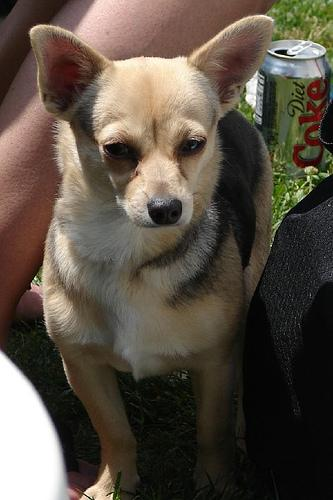
#> input picture SmallDB/Images/n02085620-Chihuahua/n02085620_10074.jpg, 333 x 500 px; its folder holds only this picture in this run
$ python -i Script05_ColorPreprocessing.py   (imports and definitions only)
#> lines starting #> are read from the running program, lines starting #| are printed output that depends on the picture
### code/Script01_PreprocessingExploration.py
#### Import necessary libraries
# General libraries
import os
import random  # Random number generators
import xml.etree.ElementTree as ET  # For parsing XML like documents
# Numerical libraries
import numpy as np

# Visualisation
import matplotlib.pyplot as plt
import matplotlib.colors as mcolors

# Learning
from sklearn.preprocessing import MinMaxScaler, StandardScaler
from sklearn.decomposition import PCA
from sklearn.model_selection import train_test_split
from sklearn.metrics import confusion_matrix, ConfusionMatrixDisplay, hamming_loss
from sklearn.neighbors import KNeighborsClassifier

# Image processing
import skimage.io as io  # image I/O routines
from skimage.transform import rescale, resize
from skimage.filters import sobel, sobel_h, sobel_v, gaussian

# We will add some macros to facilitate work later on. This is often good practice...
# Adapt here if you changed your workspace
##########################################
## Useful Macros & Parameters
##########################################
SCRIPT_DIR = os.path.dirname(os.path.abspath(__file__))
PROJECT_DIR = os.path.join(SCRIPT_DIR, '..')

PATH_TO_DB = os.path.join(PROJECT_DIR, 'SmallDB')
IMG_DB = 'Images'
ANNOT_DB = 'Annotation'
IMG_FULL = os.path.join(PATH_TO_DB, IMG_DB)

TARGET_SIZE = (64, 64)

FIGS = os.path.join(PROJECT_DIR, 'figures')
os.makedirs(FIGS, exist_ok=True)

DATA_DIR = PROJECT_DIR
os.makedirs(DATA_DIR, exist_ok=True)


##########################################
## 1. Load Dataset
##########################################

# [109 lines left out: functions read_img, read_db, entropy, entropy_breeds, plot_barplot, plot_images, not called in this run]


def extract_bounding_box(fname):
    """Parses Pascal VOC XML files to retrieve object bounding coordinates."""
    tree = ET.parse(fname)
    root = tree.getroot()

    xmin = int(root.find('object/bndbox/xmin').text)
    ymin = int(root.find('object/bndbox/ymin').text)
    xmax = int(root.find('object/bndbox/xmax').text)
    ymax = int(root.find('object/bndbox/ymax').text)

    return xmin, xmax, ymin, ymax


def read_and_crop(n_value, dog_breed, fname, TO_DB=PATH_TO_DB, color=True):
    """Reads source image alongside its XML bounding box data to crop target."""
    img = io.imread(os.path.join(TO_DB, IMG_DB, f"{n_value}-{dog_breed}", fname), as_gray=not color)
    base_name = os.path.splitext(fname)[0]
    bndbox_name = os.path.join(TO_DB, ANNOT_DB, f"{n_value}-{dog_breed}", base_name)

    xmin, xmax, ymin, ymax = extract_bounding_box(bndbox_name)
    dog = img[ymin:ymax + 1, xmin:xmax + 1]

    return img, dog


def read_and_crop_db(subset_dogs=None, TO_DB=PATH_TO_DB, color=True):
    """Processes entire dataset, returning original and isolated target sub-arrays."""
    label_names = dict()
    next_label = 0
    labels = []
    images = []
    dogs = []

    img_root = os.path.join(TO_DB, IMG_DB)
    if not os.path.exists(img_root):
        return None, None, None, None

    for subdir in sorted(os.listdir(img_root)):
        if '-' not in subdir:
            continue
        n_value, dog_breed = subdir.split('-', 1)

        if subset_dogs and dog_breed not in subset_dogs:
            continue

        label_names[next_label] = dog_breed
        nb_img = 0

        for img_file in os.listdir(os.path.join(img_root, subdir)):
            img, dog = read_and_crop(n_value, dog_breed, img_file, TO_DB=TO_DB, color=color)
#> in read_and_crop, img is the input picture: shape (500, 333, 3); mean R, G, B 89, 79.4, 67.9
            images.append(img)
            dogs.append(dog)
            nb_img += 1

        labels.extend([next_label] * nb_img)
        next_label += 1

    return images, dogs, labels, label_names


##########################################
## 4. Dimensionality Reduction & Resizing
##########################################

# [4 lines left out: function img_rescale, not called in this run]


def img_resize(img, target_size):
    return resize(img, target_size, anti_aliasing=True)


# [316 lines left out: functions pad_propagated_blur, resize_and_pad, get_resized_db, convert_ndarrays2data_matrix, my_PCA, project_onto_PCA and 5 more, not called in this run]


# =========================================================================
# [295 lines that do not run on import are left out]

### code/Script05_ColorPreprocessing.py
import sys
import os
import numpy as np
import matplotlib.pyplot as plt
from sklearn.model_selection import train_test_split
from sklearn.preprocessing import StandardScaler
from sklearn.neighbors import KNeighborsClassifier
from sklearn.metrics import hamming_loss

# Add the code directory to the system path
sys.path.append(os.path.dirname(os.path.abspath(__file__)))
import Script01_PreprocessingExploration as spe

# Set working directory to the code directory
# [1 line not run here, left out]

def get_normalized_image(img):
    img_float = img.astype(float)
    if np.max(img_float) > 1.0:
        img_float /= 255.0
    return img_float

# 1. Baseline: Average RGB
def extract_average_rgb(img):
    img_float = get_normalized_image(img)
    if len(img_float.shape) == 3:
        return [np.mean(img_float[:, :, 0]), np.mean(img_float[:, :, 1]), np.mean(img_float[:, :, 2])]
    return [np.mean(img_float)] * 3

# 2. Center-Weighted RGB (Filters out background noise near borders)
def extract_center_rgb(img):
    img_float = get_normalized_image(img)
    h, w = img_float.shape[:2]
    # Crop the center 60% of the image (ignoring the outer 20% border)
    y1, y2 = int(h * 0.2), int(h * 0.8)
    x1, x2 = int(w * 0.2), int(w * 0.8)
    center_crop = img_float[y1:y2, x1:x2]
    if len(center_crop.shape) == 3:
        return [np.mean(center_crop[:, :, 0]), np.mean(center_crop[:, :, 1]), np.mean(center_crop[:, :, 2])]
    return [np.mean(center_crop)] * 3

# 3. RGB Color Histograms (Discretizes color intensities into 8 bins per channel)
def extract_color_hist(img, bins=8):
    img_float = get_normalized_image(img)
    if len(img_float.shape) == 3:
        hist_r, _ = np.histogram(img_float[:, :, 0], bins=bins, range=(0, 1))
        hist_g, _ = np.histogram(img_float[:, :, 1], bins=bins, range=(0, 1))
        hist_b, _ = np.histogram(img_float[:, :, 2], bins=bins, range=(0, 1))
        hist = np.concatenate([hist_r, hist_g, hist_b]).astype(float)
        return hist / np.sum(hist)
    else:
        hist_g, _ = np.histogram(img_float, bins=bins, range=(0, 1))
        hist = np.concatenate([hist_g, hist_g, hist_g]).astype(float)
        return hist / np.sum(hist)

# [1 line not run here, left out]
# [1 line that did not run here, left out]

# [3 lines not run here, left out]

# [1 line that did not run here, left out]

# [5 lines that did not run here, left out]

results = {}

# [25 lines not run here, left out]

# Plot comparison
names = list(results.keys())
errors = list(results.values())

fig, ax = plt.subplots(figsize=(8, 4))
bars = ax.barh(names, errors, color=['#c00000', '#2e75b6', '#2ca02c'], height=0.4, edgecolor='black')
# [10 lines not run here, left out]
fig_path = 'figures/color_preprocessing_comparison.png'
# [3 lines not run here, left out]

>>> import cv2
>>> picture = cv2.imread('../SmallDB/Images/n02085620-Chihuahua/n02085620_10074.jpg', cv2.IMREAD_GRAYSCALE)
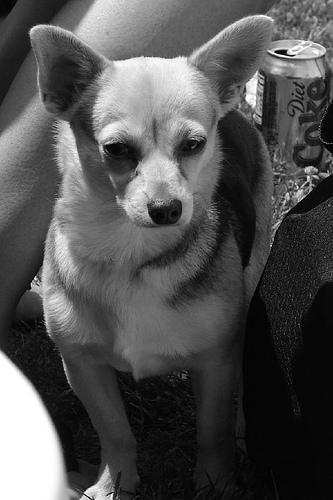
#> picture: shape (500, 333); min 0, max 255, mean 80.9
>>> result = extract_color_hist(picture)
#> in extract_color_hist, `hist_g, _ = np.histogram(img_float, bins=bins, range=(0, 1))`: hist_g = [49544, 31254, 29989, 21432, 9691, 8947, 6909, 8734]
#> in extract_color_hist, `hist = np.concatenate([hist_g, hist_g, hist_g]).astype(float)`: hist = 24 values, max 49544 at index 0, min 6909 at index 6, mean 20812.5
#> result = 24 values, max 0.0992 at index 0, min 0.0138 at index 6, mean 0.0417

$ run again, on SmallDB/Images/n02085620-Chihuahua/n02085620_10131.jpg
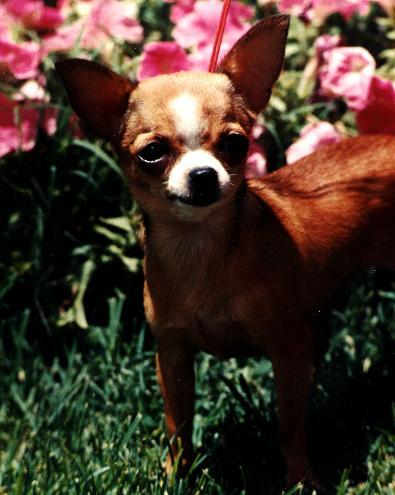
#> input picture SmallDB/Images/n02085620-Chihuahua/n02085620_10131.jpg, 395 x 495 px
#> in read_and_crop, img is the input picture: shape (495, 395, 3); mean R, G, B 71.8, 53.7, 42.4
#> `picture = cv2.imread('../SmallDB/Images/n02085620-Chihuahua/n02085620_..`:
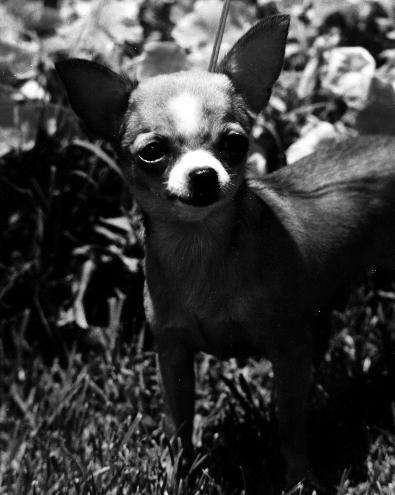
#> picture: shape (495, 395); min 0, max 255, mean 57.8
#> hist_g = [101370, 30173, 17990, 14125, 10344, 8088, 7587, 5848]
#> hist = 24 values, max 101370 at index 0, min 5848 at index 7, mean 24440.6
#> result = 24 values, max 0.173 at index 0, min 0.00997 at index 7, mean 0.0417

$ run again, on SmallDB/Images/n02085620-Chihuahua/n02085620_10621.jpg
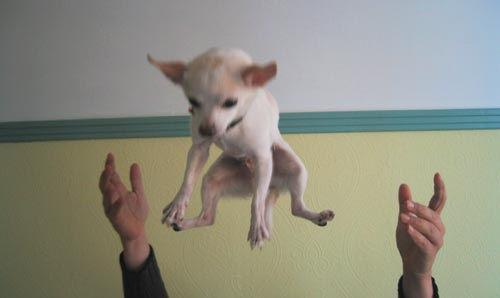
#> input picture SmallDB/Images/n02085620-Chihuahua/n02085620_10621.jpg, 500 x 298 px
#> in read_and_crop, img is the input picture: shape (298, 500, 3); mean R, G, B 142.8, 142.1, 129
#> `picture = cv2.imread('../SmallDB/Images/n02085620-Chihuahua/n02085620_..`:
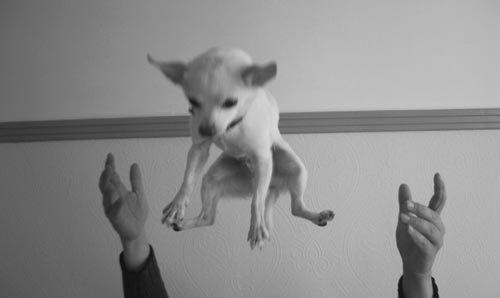
#> picture: shape (298, 500); min 6, max 222, mean 140.8
#> hist_g = [1034, 4313, 12546, 39369, 30631, 58067, 3040, 0]
#> hist = 24 values, max 58067 at index 5, min 0 at index 7, mean 18625
#> result = 24 values, max 0.13 at index 5, min 0 at index 7, mean 0.0417

$ run again, on SmallDB/Images/n02085620-Chihuahua/n02085620_1073.jpg
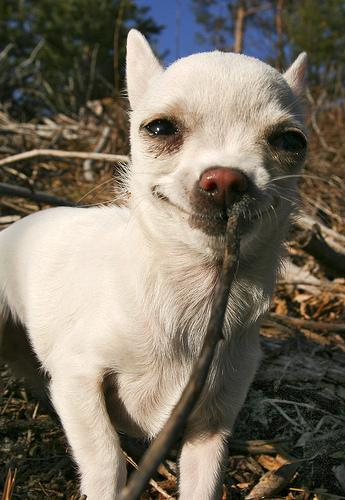
#> input picture SmallDB/Images/n02085620-Chihuahua/n02085620_1073.jpg, 345 x 500 px
#> in read_and_crop, img is the input picture: shape (500, 345, 3); mean R, G, B 120.6, 112.2, 97.9
#> `picture = cv2.imread('../SmallDB/Images/n02085620-Chihuahua/n02085620_..`:
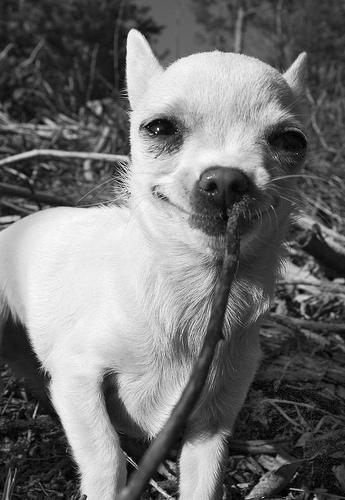
#> picture: shape (500, 345); min 0, max 255, mean 113.1
#> hist_g = [21376, 47263, 27294, 11418, 6766, 11331, 23140, 23912]
#> hist = 24 values, max 47263 at index 1, min 6766 at index 4, mean 21562.5
#> result = 24 values, max 0.0913 at index 1, min 0.0131 at index 4, mean 0.0417
